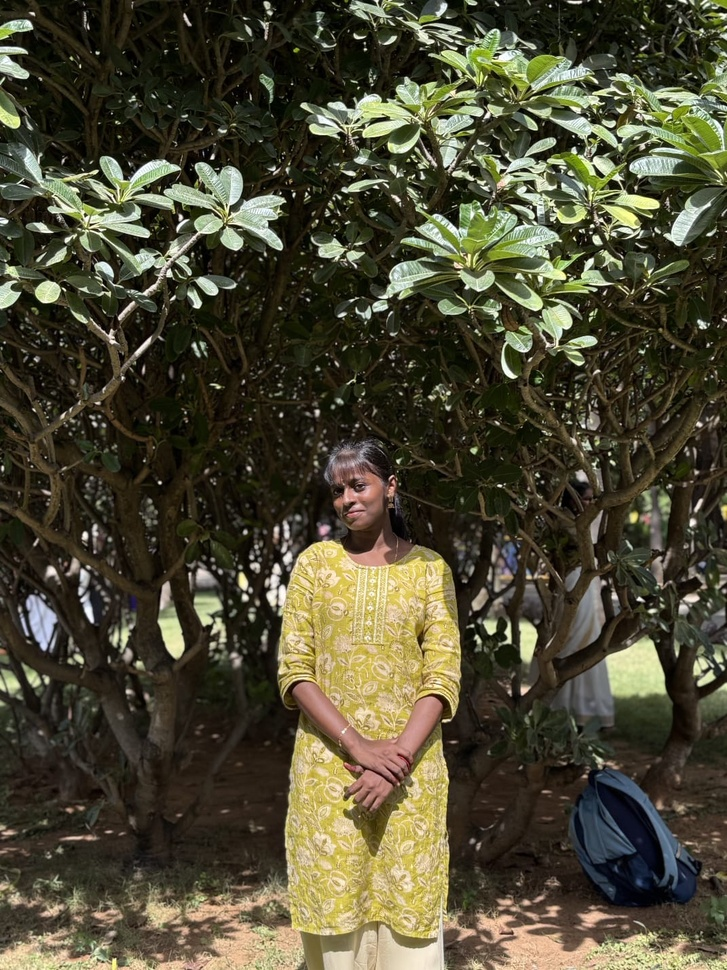
#> input picture udhaya_.jpeg, 727 x 970 px, shrunk from 1071 x 1428 before the run
$ jupyter execute 'EX N0 6.ipynb'   (older library calls are emulated)
#> lines starting #> are read from the running program, lines starting #| are printed output that depends on the picture
 ### EX.No: 6-EDGE DETECTION

 ### REG NO : 212225230287

 ### NAME: UDHAYA S

[cell 1]
import cv2
import numpy as np
import matplotlib.pyplot as plt

[cell 2]
image = cv2.imread('udhaya_.jpeg')  # Replace with your image path
#> image is the input picture: shape (970, 727, 3); mean B, G, R 52.9, 74, 77.8
gray_image = cv2.cvtColor(image, cv2.COLOR_BGR2GRAY)
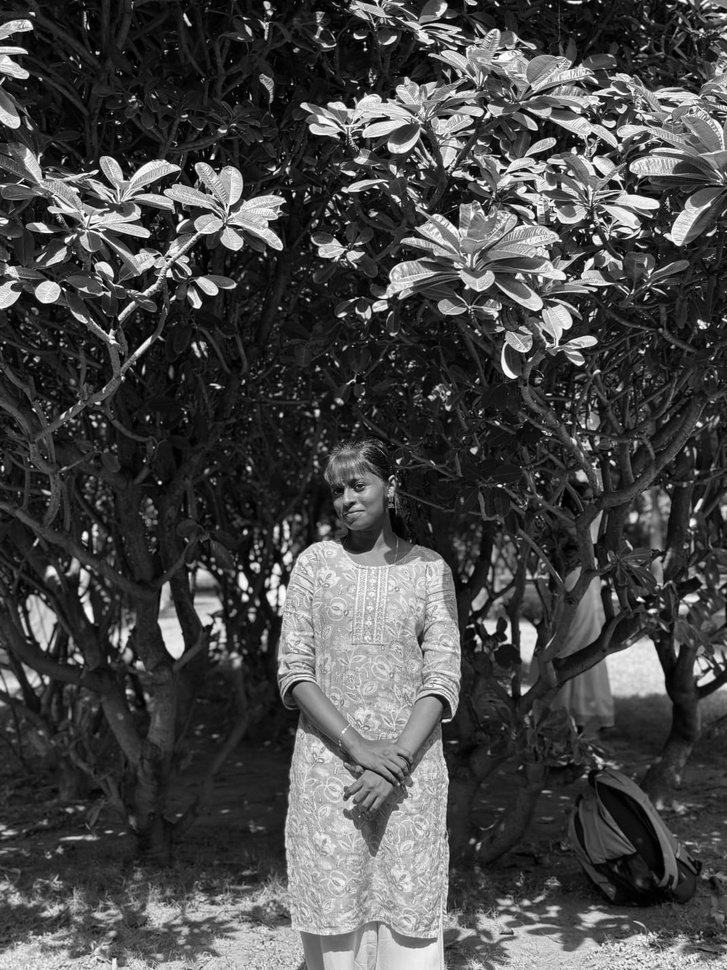
#> gray_image: shape (970, 727); min 0, max 255, mean 72.7
# Original Image
plt.imshow(cv2.cvtColor(image, cv2.COLOR_BGR2RGB))
plt.title('Original Image')
plt.axis('on')

[cell 3]
sobel_x = cv2.Sobel(gray_image, cv2.CV_64F, 1, 0, ksize=5)  # Sobel in x direction
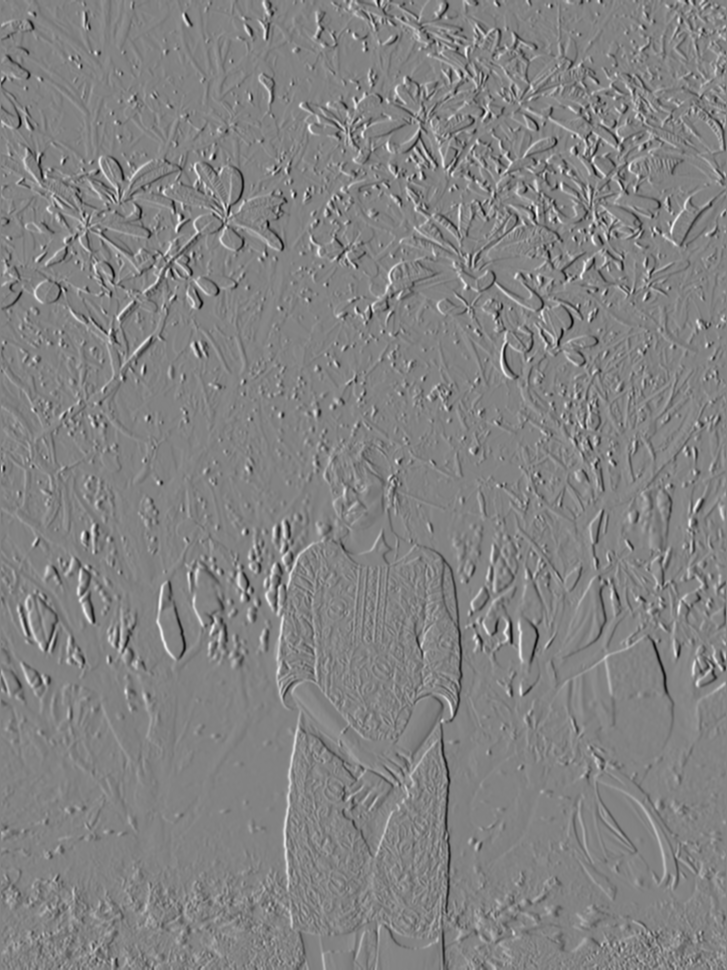
#> sobel_x: shape (970, 727) float64; min -10772, max 10194, mean 0.4; drawn with min black and max white
sobel_y = cv2.Sobel(gray_image, cv2.CV_64F, 0, 1, ksize=5)  # Sobel in y direction
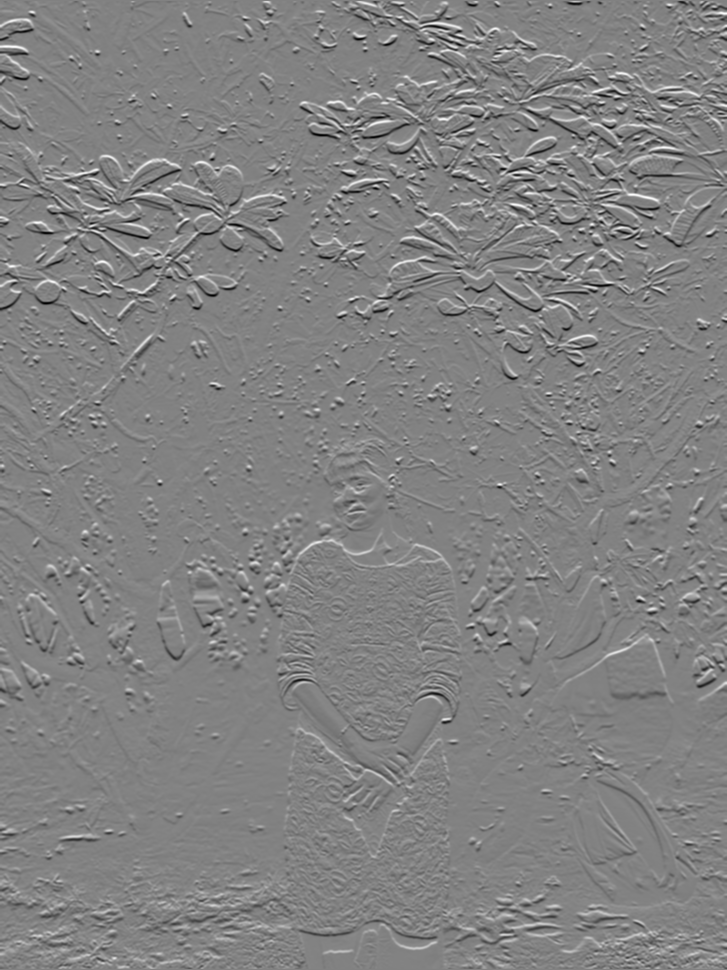
#> sobel_y: shape (970, 727) float64; min -11020, max 10602, mean 18.9; drawn with min black and max white
sobel_combined = cv2.magnitude(sobel_x, sobel_y)  # Combine both directions
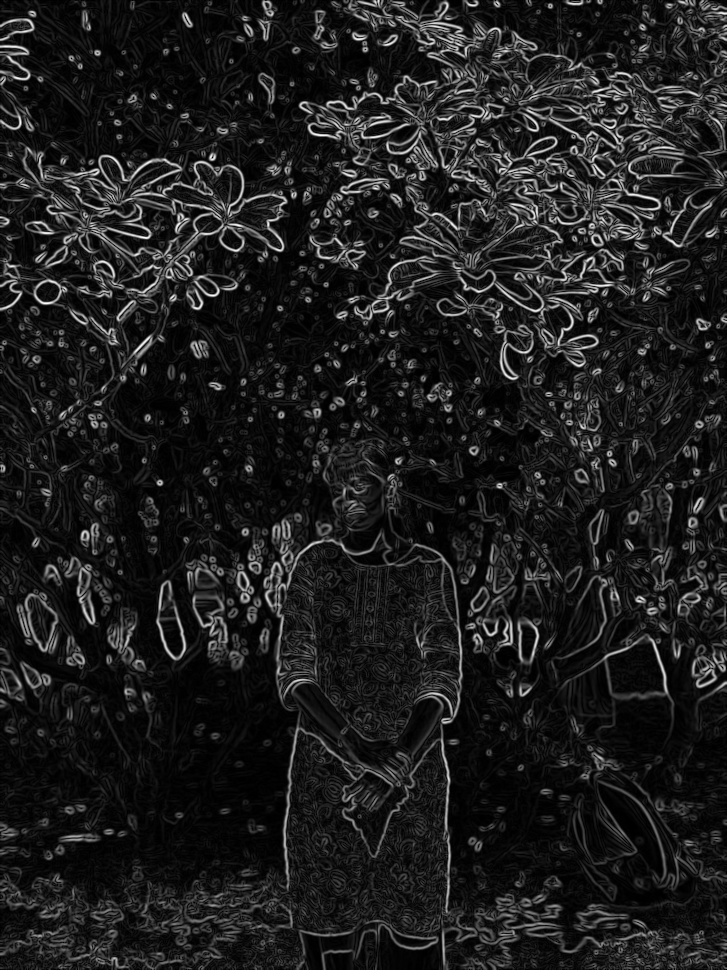
#> sobel_combined: shape (970, 727) float64; min 0, max 11029.8, mean 1314.1; drawn with min black and max white
plt.imshow(sobel_combined, cmap='gray')
plt.title('Sobel Edge Detection')
plt.axis('on')

[cell 4]
laplacian = cv2.Laplacian(gray_image, cv2.CV_64F)
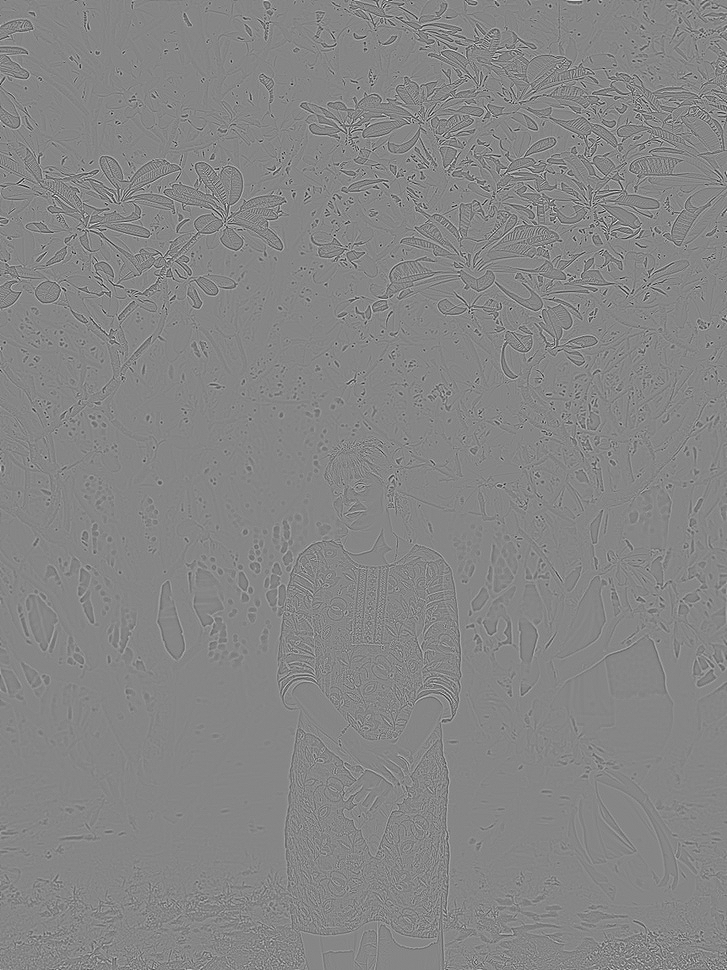
#> laplacian: shape (970, 727) float64; min -465, max 419, mean 0; drawn with min black and max white
plt.imshow(laplacian, cmap='gray')
plt.title('Laplacian Edge Detection')
plt.axis('on')

[cell 5]
canny_edges = cv2.Canny(gray_image, 50, 150)
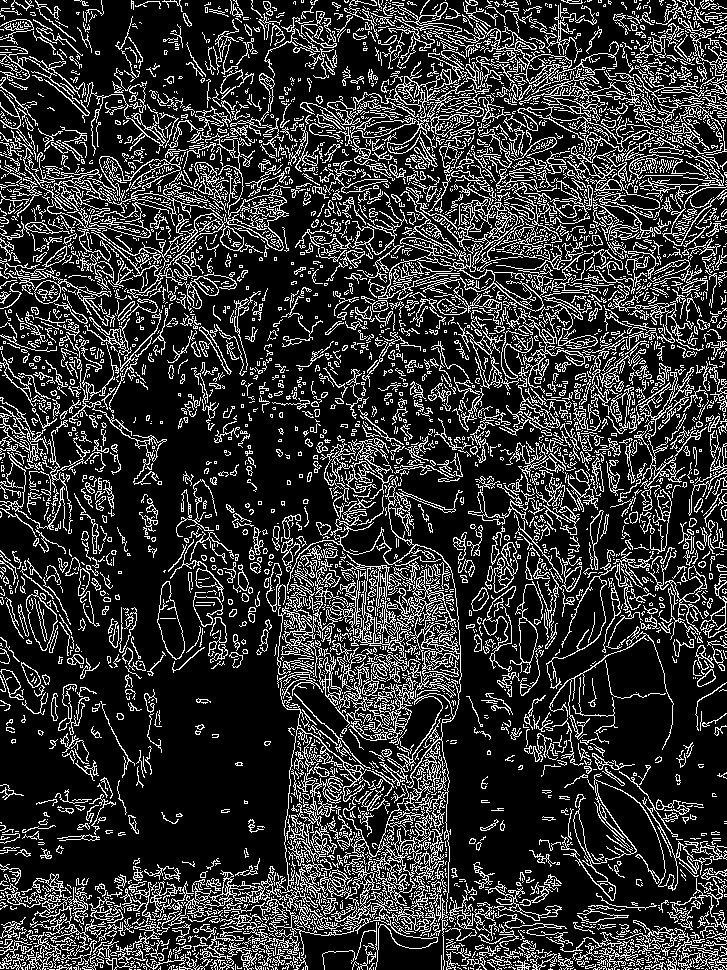
#> canny_edges: shape (970, 727); 20.5% white in thin lines or dots
plt.imshow(canny_edges, cmap='gray')
plt.title('Canny Edge Detection')
plt.axis('off')
